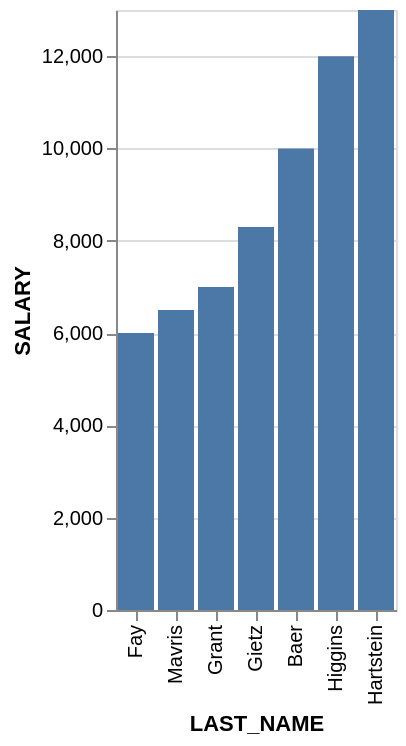

Source (Vega-Lite JSON):
### Vega-Lite specification from a JSON file in a GitHub repository (floating-point values rounded to 4 significant figures)
{"data": {"values": [{"x_data": "Fay", "y_data": 6000}, {"x_data": "Mavris", "y_data": 6500}, {"x_data": "Grant", "y_data": 7000}, {"x_data": "Gietz", "y_data": 8300}, {"x_data": "Baer", "y_data": 10000}, {"x_data": "Higgins", "y_data": 12000}, {"x_data": "Hartstein", "y_data": 13000}]}, "mark": "bar", "encoding": {"x": {"field": "x_data", "type": "nominal", "title": "LAST_NAME", "sort": {"op": "sum", "field": "y_data", "order": "ascending"}}, "y": {"field": "y_data", "type": "quantitative", "title": "SALARY"}}}
